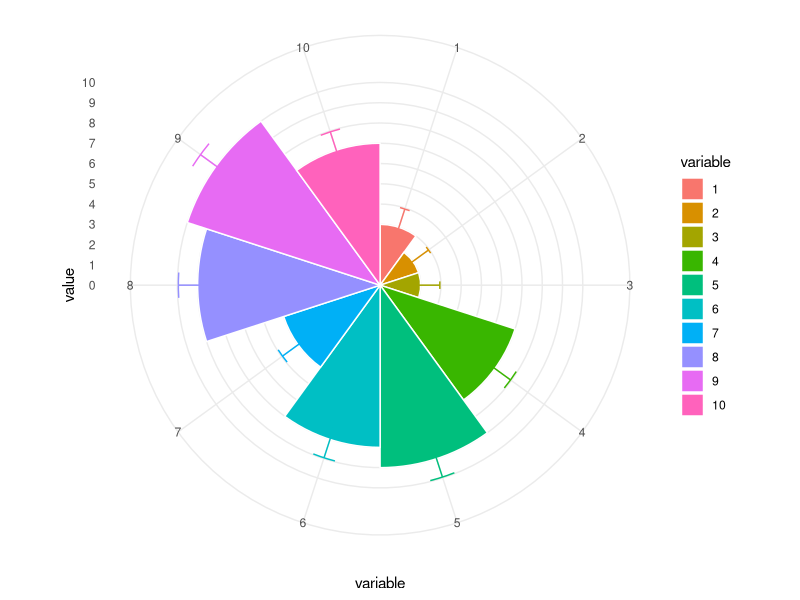
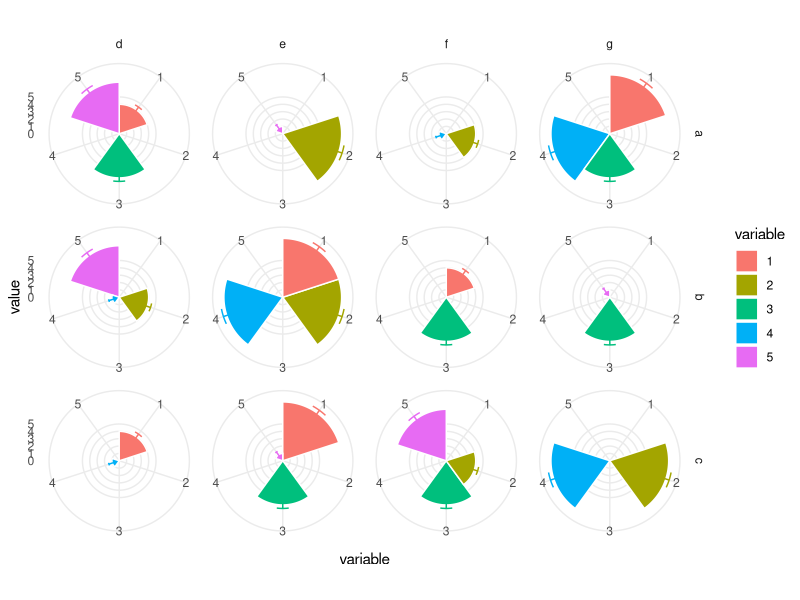
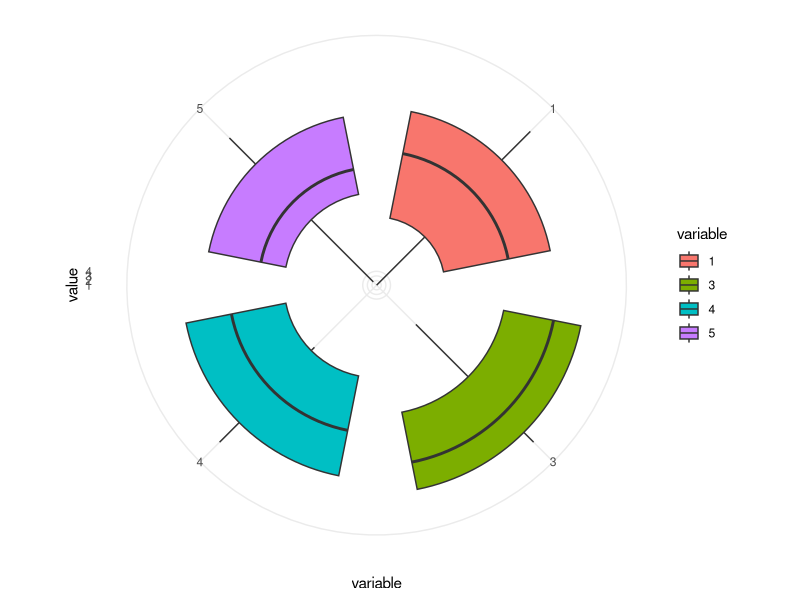
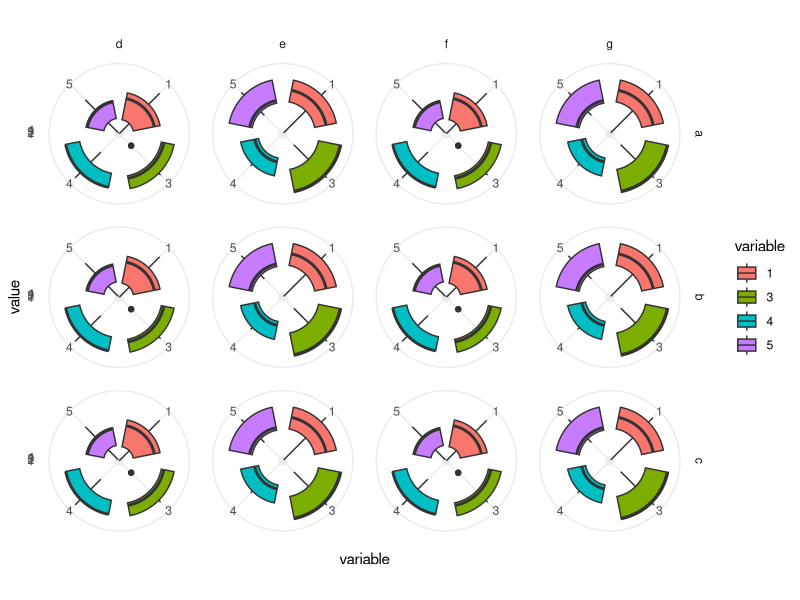
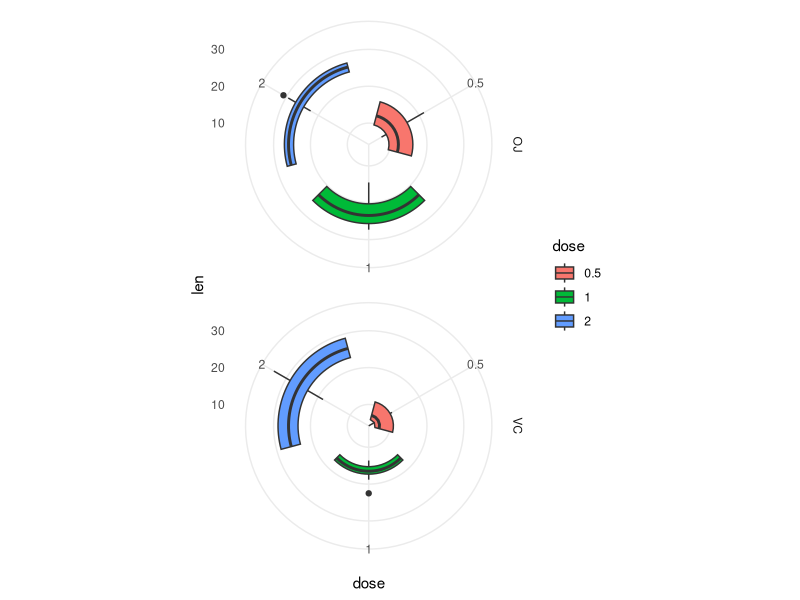
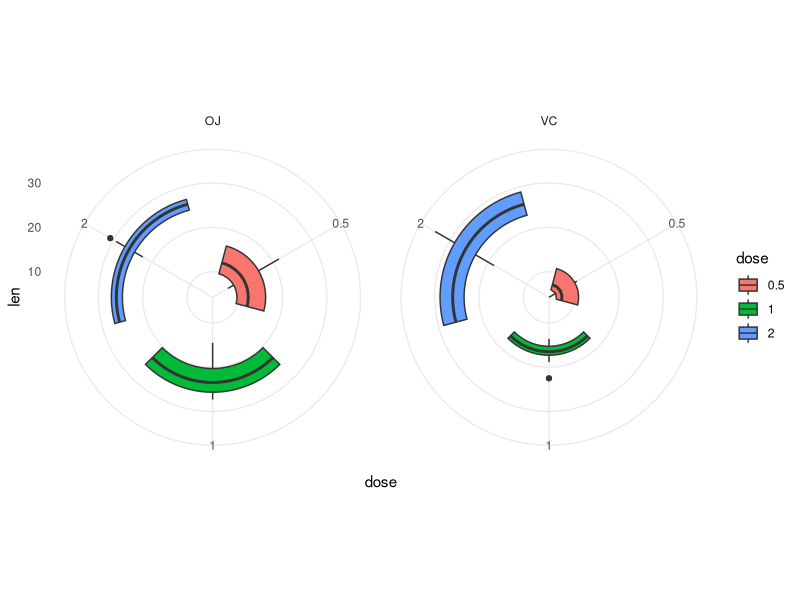
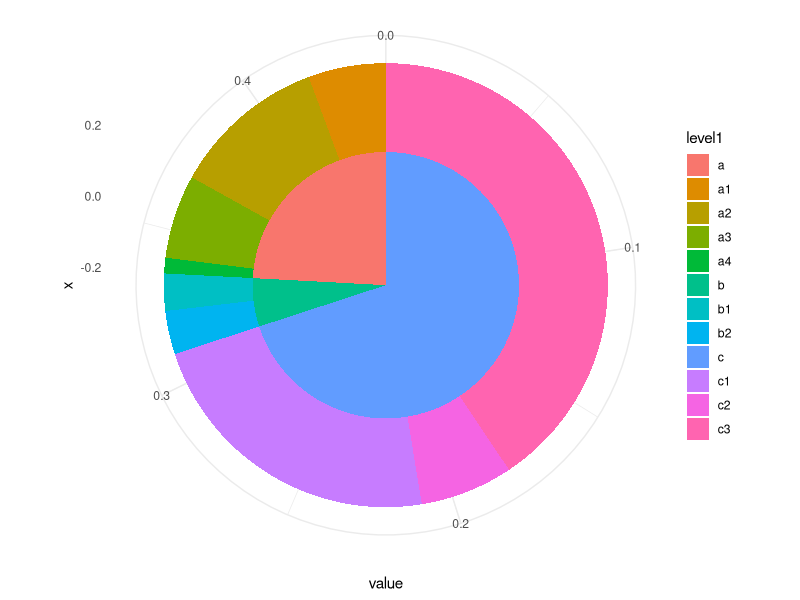
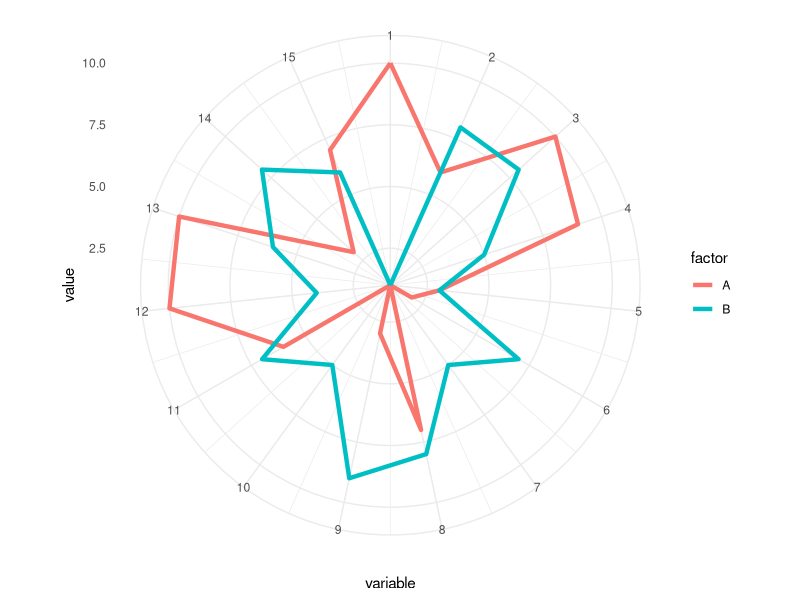

The R source for these figures, in order:
## ---- chunk 1
knitr::opts_chunk$set(echo = TRUE)
library(ggplot2)
library(plyr)
library(dplyr)
library(tidyverse) #tidyverse includes a number of useful packages
## ---- chunk 2
DF <- data.frame(variable = as.factor(1:10),
                 value = sample(10, replace = TRUE))
## ---- chunk 3
se <- function(x) sqrt(var(x)/length(x)) 
## ---- chunk 4
ggplot(DF, aes(variable, value, fill = variable)) +
  geom_bar(width = 1, stat = "identity", color = "white") +
  geom_errorbar(aes(ymin = value - se(DF$value), 
                    ymax = value + se(DF$value), 
                    color = variable), 
                width = .2) + 
  scale_y_continuous(breaks = 0:nlevels(DF$variable)) +
  theme_minimal() +
  coord_polar()
## ---- chunk 5
DF2 <- data.frame(name = rep(letters[1:3], length.out = 30),
                 variable = as.factor(1:5),
                 factor_variable = rep(letters[4:7], length.out = 30),
                 value = sample(10, replace = TRUE))
## ---- chunk 6
multi_plot <- ggplot(DF2, aes(variable, value, fill = variable)) +
  geom_bar(width = 1, stat = "identity", color = "white") +
  geom_errorbar(aes(ymin = value - se(DF2$value), 
                    ymax = value + se(DF2$value), 
                    color = variable), 
                width = .2) + 
  scale_y_continuous(breaks = 0:nlevels(DF2$variable)) +
  theme_minimal() +
  coord_polar()
## ---- chunk 7
# Rows are name and columns are factor_variable
multi_plot + facet_grid(name ~ factor_variable)
## ---- chunk 8
DF3 <- data.frame(name = rep(letters[1:3], length.out = 600),
                  variable = as.factor(sample(5, replace = TRUE)),
                  factor_variable = rep(letters[4:7], length.out = 600),
                  variable3 = rep(letters[8:16], length.out = 600),
                  value = sample(50, replace = TRUE))
## ---- chunk 9
multi_plot <- ggplot(data = DF3, aes(x=variable, y=value, fill=variable)) +
  geom_boxplot() +
  scale_y_continuous(breaks = 0:nlevels(DF3$variable)) +
  theme_minimal() +
  coord_polar()

#call the plot
multi_plot
## ---- chunk 10
multi_plot + facet_grid(name ~ factor_variable)
## ---- chunk 11
ToothGrowth$dose <- as.factor(ToothGrowth$dose)
DF4 <- ToothGrowth
head(DF4)
## ---- chunk 12
box_plot <- ggplot(DF4, aes(x=dose, y=len, group=dose)) + 
  geom_boxplot(aes(fill=dose)) +
  theme_minimal()+
  coord_polar()
## ---- chunk 13
# 
box_plot + facet_grid(supp ~ .)
## ---- chunk 14
box_plot + facet_grid(. ~ supp)
## ---- chunk 15
DF5 <- data.frame(
  'level1'=c('a', 'a', 'a', 'a', 'b', 'b', 'c', 'c', 'c'), 
  'level2'=c('a1', 'a2', 'a3', 'a4', 'b1', 'b2', 'c1', 'c2', 'c3'), 
  'value'=c(.025, .05, .027, .005, .012, .014, .1, .03, .18))
## ---- chunk 16
ggplot(DF5, aes(y=value)) +
  geom_bar(aes(fill=level1, x=0), width=.5, stat='identity') + 
  geom_bar(aes(fill=level2, x=.25), width=.25, stat='identity') + 
  coord_polar(theta='y') + 
  theme_minimal()
## ---- chunk 17
coord_radar <- 
  function(theta = 'x', start = 0, direction = 1){
    # input parameter sanity check
    match.arg(theta, c('x', 'y'))
    
    ggproto(
      NULL, CoordPolar, 
      theta = theta, r = ifelse(theta == 'x', 'y', 'x'),
      start = start, direction = sign(direction),
      is_linear = function() TRUE)
  }
## ---- chunk 18
factor <- c(rep("A", 16), rep("B", 16))
variable <- as.factor(c(1:16))
value <- sample(c(1:10), 32, replace = T)
## ---- chunk 19
value[16] <- value[1]
value[32] <- value[17]  
## ---- chunk 20
data <- data.frame(factor = factor, variable = variable, value = value)
## ---- chunk 21
ggplot(data, aes(as.numeric(data$variable), value, colour = factor)) + 
  coord_radar() +
  geom_path(size = 1.5) + scale_x_continuous(breaks = c(1:15)) +
  labs(x = "variable") + 
  theme_minimal()
## ---- chunk 22
library(ggridges)
## ---- chunk 23

ggplot(OrchardSprays, aes(y=decrease, x=treatment, fill=treatment))+
  geom_violin()+
  geom_boxplot(width=0.1)+
  theme(legend.position = "none")

## ---- chunk 24
ggplot(OrchardSprays, aes(x=decrease,y=treatment,fill=treatment))+
  geom_density_ridges_gradient(scale=2) + theme_ridges()+
  theme(legend.position = "none")

